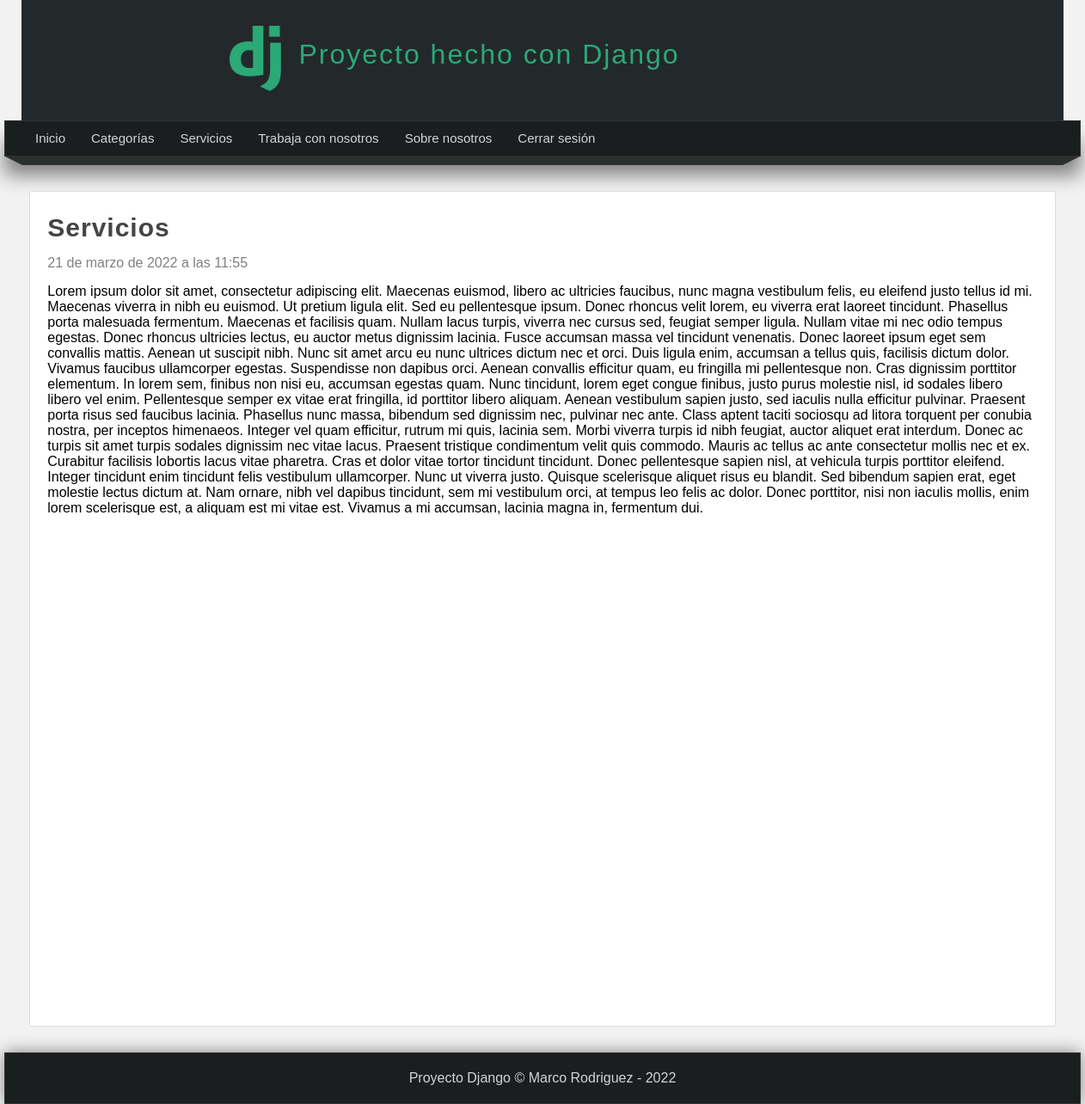
The page /pagina/servicios (signed in) on the database its author committed.
### pages/models.py (models this page shows, shortened)
class Page(models.Model):
    title = models.CharField(max_length=50, verbose_name="Titulo")
    content = RichTextField(verbose_name="Contenido")
    slug = models.CharField(unique=True, max_length=150, verbose_name="URL amigable")
    order = models.IntegerField(default=0, verbose_name="Orden")
    visible = models.BooleanField(verbose_name="¿Visible?")
    created_at = models.DateTimeField(auto_now_add=True, verbose_name="Creado el")
    updated_at = models.DateTimeField(auto_now=True, verbose_name="Actualizado el")
    class Meta:
        verbose_name = "Página"
        verbose_name_plural = "Páginas"

### pages/views.py (the view)
# urls.py: path('pagina/<str:slug>', views.page, name="page")
@login_required(login_url='login')
def page(request, slug):
    page = Page.objects.get(slug=slug)
    return render(request, "pages/page.html", {
        "page": page
    })

### blog/processor.py (called while the page is built)
def get_categories(request):
    categories_in_use = Article.objects.filter(public=True).values_list('categories', flat=True)
    categories = Category.objects.filter(id__in=categories_in_use).values_list('id', 'name')
    return {
        'categories': categories,
        'ids': categories_in_use
    }

### pages/context_processor.py (called while the page is built)
def get_pages(request):
    pages = Page.objects.filter(visible=True).order_by('order').values_list('id', 'title', 'slug')
    return {
        'pages': pages
    }

### pages/templates/pages/page.html (shortened to what this page needs)
{% extends 'layouts/layout.html' %}
{% block content %}
    <h1 class="title">{{ page.title }}</h1>
    <span class="date">{{ page.created_at }}</span>
    <p class="content">
    {{ page.content|safe }}
    </p>
{% endblock %}

### mainapp/templates/layouts/layout.html (shortened to what this page needs)
{% load static %}
<!DOCTYPE html>
<html lang="en">
<head>
    {% load static %}
    <link href="{% static 'css/styles.css' %}" rel="stylesheet" type="text/css">
</head>
<body>
<header>
    <div id="logotipo">
        <img src="{% static 'images/logo.png' %}"/>
        <h1>Proyecto hecho con Django</h1>
    </div>
</header>
<nav>
    <ul>
        <li><a href="{% url 'index' %}">Inicio</a></li>
        {% if user.email %}
            <li>
                <a href="{% url 'list_articles' %}">Categorías</a>
            </li>
            {% for page in pages %}
                <li><a href="{% url 'page' page.2 %}">{{ page.1 }}</a></li>
            {% endfor %}
            <li><a href="{% url 'logout' %}">Cerrar sesión</a></li>
        {% else %}
            <li><a href="{% url 'register' %}">Registro</a></li>
            <li><a href="{% url 'login' %}">Login</a></li>
        {% endif %}
    </ul>
</nav>
<div class="barra">
    <span class="esquina-izquierda"></span>
    <span class="relleno-barra"></span>
    <span class="esquina-derecha"></span>
</div>
<div id="content">
    <div class="box">
        {% block content %}{% endblock %}
    </div>
</div>
<footer>
    Proyecto Django &copy; Marco Rodriguez - {% now "Y" %}
</footer>
</body>
</html>

### mainapp/static/css/styles.css (style rules this page uses)
* { margin: 0px; padding: 0px; font-family: sans-serif, Arial, Helvetica; text-decoration: none; }
body { background-color: #F2F2F2; }
p, h2, h3 { margin-top: 5px; margin-bottom: 5px; }
ul, ol { margin-left: 20px; margin-bottom: 10px; }
header { width: 1212px; height: 140px; background-color: #23282b; margin: 0px auto; }
#logotipo { width: 60%; height: 130px; margin: 0 auto; padding-top: 10px; }
#logotipo img { display: block; width: 60px; float: left; margin-top: 20px; }
#logotipo h1 { display: block; float: left; margin-top: 35px; margin-left: 20px; letter-spacing: 2px; font-weight: lighter; color: #2ba977; }
nav { width: 1250px; height: 40px; background-color: #1b1e1f; border: 1px solid #333333; margin: 0 auto; box-shadow: 0px 22px 22px grey; font-size: 15px; }
nav > ul { list-style: none; text-decoration: none; }
nav > ul > li { line-height: 40px; float: left; }
nav > ul > li > a { display: block; padding-left: 15px; padding-right: 15px; color: #d1d4d6; }
.barra { width: 1250px; margin: 0 auto; }
.esquina-izquierda { display: block; border-left: 20px solid transparent; border-top: 10px solid #2b2f30; float: left; }
.esquina-derecha { display: block; border-right: 20px solid transparent; border-top: 10px solid #2b2f30; float: right; }
.relleno-barra { display: block; width: 1210px; height: 10px; background: #2b2f30; float: left; }
#content { width: 1212px; min-height: 930px; margin: 0 auto; margin-bottom: 30px; margin-top: 40px; }
.box { background: white; width: 95%; min-height: 930px; padding: 20px; border: 1px solid #ddd; border-radius: 2px; margin: 0 auto; }
.title { color: #444; letter-spacing: 1px; font-size: 30px; margin-bottom: 10px; margin-top: 5px; }
.date { display: block; margin-top: 15px; margin-bottom: 15px; color: gray; }
.content { line-height: 25px; }
footer { width: 1250px; background: #1b1e1f; border: 1px solid #333; color: #d1d4d6; text-align: center; margin: 0 auto; padding-top: 20px; padding-bottom: 20px; box-shadow: 0px 0px 20px gray; }

### rows shown on the page
Page: title "Servicios", created_at "21 de marzo de 2022 a las 11:55", content "Lorem ipsum dolor sit amet, consectetur adipiscing elit. Maecenas euismod, libero ac ultricies faucibus, nunc magna vestibulum felis, eu eleifend justo tellus id mi. Maecenas viverra in nibh eu euismod. Ut pretium ligula elit. Sed eu pellentesque ipsum. Donec rhoncus velit lorem, eu viverra erat laoreet tincidunt. Phasellus porta malesuada fermentum. Maecenas et facilisis quam. Nullam lacus turpis, viverra nec cursus sed, feugiat semper ligula. Nullam vitae mi nec odio tempus egestas. Donec rhoncus ultricies lectus, eu auctor metus dignissim lacinia. Fusce accumsan massa vel tincidunt venenatis. Donec laoreet ipsum eget sem convallis mattis. Aenean ut suscipit nibh. Nunc sit amet arcu eu…"
Page: title "Trabaja con nosotros"
Page: title "Sobre nosotros"
